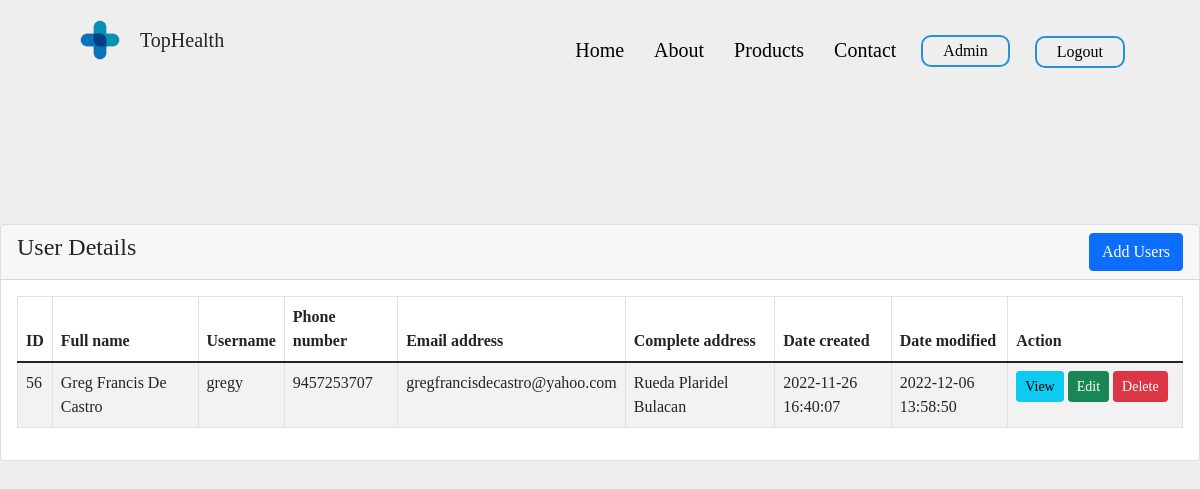
The app's page /admin.php (signed in) with its own data.
### tables this page shows
CREATE TABLE `user` (
  `id` int(255) NOT NULL,
  `fullname` varchar(255) NOT NULL,
  `username` varchar(255) NOT NULL,
  `contact` bigint(100) NOT NULL,
  `email` varchar(255) NOT NULL,
  `address` varchar(255) NOT NULL,
  `password` varchar(255) NOT NULL,
  `confirmpassword` varchar(255) NOT NULL,
  `created` datetime DEFAULT current_timestamp(),
  `modified` datetime DEFAULT current_timestamp() ON UPDATE current_timestamp()
);

### admin.php (the view, shortened to what this page needs)
<?php
 require 'dbcon.php';
?>
<!doctype html>
<html lang="en">
  <head>
    <link href="https://cdn.jsdelivr.net/npm/bootstrap@5.1.3/dist/css/bootstrap.min.css" rel="stylesheet">
    <link rel="stylesheet" href="css/menu.css">
</head>
<body>
<nav>
<div class="logo">
         <img src="images/logo and design/Health Shop Logo.png" alt="Logo" width="80" height="80">
         <a> TopHealth </a>
     </div>
     <div class="navLinks">
     <ul>
     <li><a href="home.php">Home</a></li>
     <li><a href="about.php">About</a></li>
       <li><a href="products.php">Products</a></li>
       <li><a href="contact.php">Contact</a></li>
       <div class="dropdown">
           <a href="#"><button type="button">Admin</button> </a>
               </div>
               <li>  <a href="logout.php"><button type="button">Logout</button> </a> </li>
               </div>
     </nav>
    <div class="container-admin">
<br/>
<br/>
<br/>
<br/>
<br/>
<br/>
        <div class="row-admin">
            <div class="col-md-12">
                <div class="card">
                    <div class="card-header">
                        <h4>User Details
                            <a href="user-create.php" class="btn btn-primary float-end">Add Users</a>
                        </h4>
                    </div>
                    <div  class="card-body">
                        <table class="table table-bordered table-striped">
                            <thead>
                                <tr >
                                    <th>ID</th>
                                    <th >Full name</th>
                                    <th>Username</th>
                                    <th>Phone number</th>
                                    <th>Email address</th>
                                    <th>Complete address</th>
                                    <th style="width:10%">Date created</th>
                                    <th style="width:10%">Date modified</th>
                                    <th style="width:15%">Action</th>
                                </tr>
                            </thead>
                            <tbody>
                                <?php
                                    $query = "SELECT * FROM user";
                                    $query_run = mysqli_query($con, $query);
                                    if(mysqli_num_rows($query_run) > 0)
                                    {
                                        foreach($query_run as $user)
                                        {
                                            ?>
                                            <tr>
                                                <td><?= $user['id']; ?></td>
                                                <td><?= $user['fullname']; ?></td>
                                                <td><?= $user['username']; ?></td>
                                                <td><?= $user['contact']; ?></td>
                                                <td><?= $user['email']; ?></td>
                                                <td><?= $user['address']; ?></td>
                                                <td><?= $user['created']; ?></td>
                                                <td><?= $user['modified']; ?></td>
                                                <td>
                                                <a href="user-view.php?id=<?= $user['id']; ?>" class="btn btn-info btn-sm">View</a>
                                                    <a href="user-edit.php?id=<?= $user['id']; ?>" class="btn btn-success btn-sm">Edit</a>
                                                    <form action="code.php" method="POST" class="d-inline">
                                                        <button type="submit" name="delete_user" value="<?=$user['id'];?>" class="btn btn-danger btn-sm">Delete</button>
                                                    </form>
                                                </td>
                                            </tr>
                                            <?php
                                        }
                                    }
                                    else
                                    {
                                        echo "<h5> No Record Found </h5>";
                                    }
                                ?>
                            </tbody>
                        </table>
                    </div>
                </div>
            </div>
        </div>
    </div>
</body>
</html>

### css/menu.css (style rules this page uses)
* { padding: 0; margin: 0; box-sizing: border-box; font-family: Cambria, Cochin, Georgia, Times, 'Times New Roman', serif; }
body { position: relative; height: 100%; }
body { background: #eee; font-family: Cambria, Cochin, Georgia, Times, 'Times New Roman', serif; margin: 0; padding: 0; }
nav .logo a { color: black; font-size: 20px; font-weight: 500; text-decoration: none; }
nav { width: 100%; height: 80px; display: flex; justify-content: space-between; padding: 35px 5%; }
nav .logo { display: flex; align-items: center; justify-content: center }
nav .logo img { max-width: 100% }
nav .logo a { font-size: 20px; }
nav ul { display: flex; list-style: none; }
nav ul li a { padding: 8px 15px; border-radius: 10px; transition: 0.2s ease-in; font-family: Cambria, Cochin, Georgia, Times, 'Times New Roman', serif; }
nav ul li a { color: black; font-size: 20px; font-weight: 500; text-decoration: none; }
nav .navLinks button { padding: 2px 20px; border-radius: 10px; color: black; font-size: 16px; border-style: solid; border-color: #2691d9; font-weight: 500; margin-left: 10px; font-family: Cambria, Cochin, Georgia, Times, 'Times New Roman', serif; }
.dropdown { position: relative; display: inline-block; }

### records on screen
user: id "56", fullname "Greg Francis De Castro", username "gregy", contact "9457253707", email "gregfrancisdecastro@yahoo.com", address "Rueda Plaridel Bulacan", created "2022-11-26 16:40:07", modified "2022-12-06 13:58:50"
